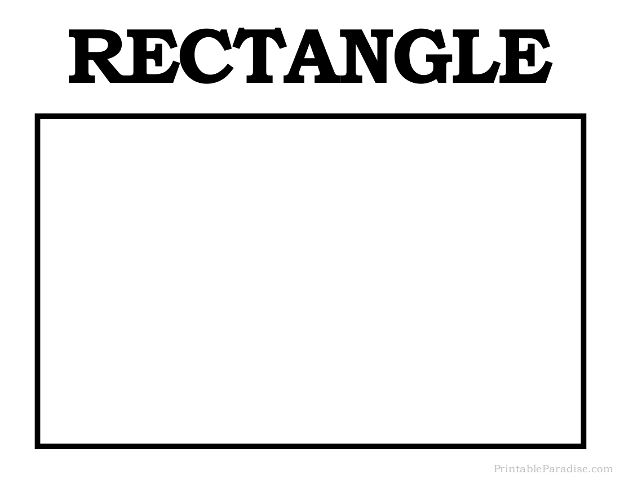
#> input picture input2.jpg, 620 x 479 px
$ python testing2.py
#> lines starting #> are read from the running program, lines starting #| are printed output that depends on the picture; after the words box and inside, x2 and y2 are one past the last pixel; in counts of white or black regions, pixels touching at a corner belong together
import cv2
import numpy as np
from matplotlib.pyplot import *

img = cv2.imread('input2.jpg')
#> img is the input picture: shape (479, 620, 3); min 0, max 255, mean 234.6
gray = cv2.cvtColor(img,cv2.COLOR_BGR2GRAY)
edges = cv2.Canny(gray,50,150,apertureSize = 3)
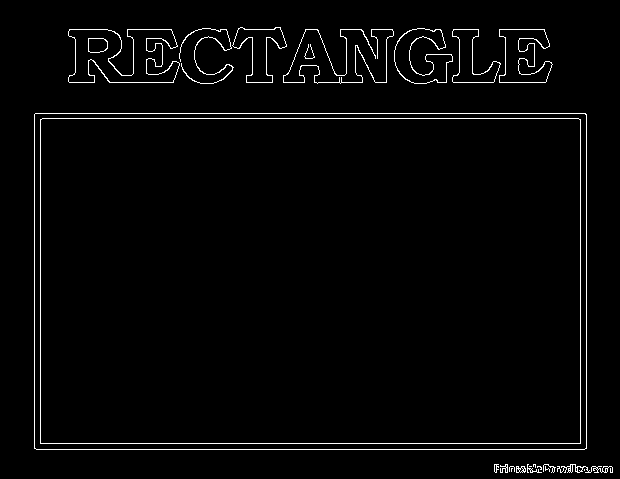
#> edges: shape (479, 620); 2.3% white in thin lines or dots, all inside (x1, y1, x2, y2) = (34, 27, 613, 473)
minLineLength = 100#was 100
maxLineGap = 10
lines = cv2.HoughLinesP(edges,1,np.pi/180,100,minLineLength,maxLineGap)
#> lines = 17 rows, first 6: [36, 449, 584, 449], [40, 443, 580, 443], [42, 118, 578, 118], [35, 113, 585, 113], [40, 442, 40, 119], [586, 448, 586, 114]
for x1,y1,x2,y2 in lines[0]:
    cv2.line(img,(x1,y1),(x2,y2),(0,255,0),2)
#> this loop made 1 pass
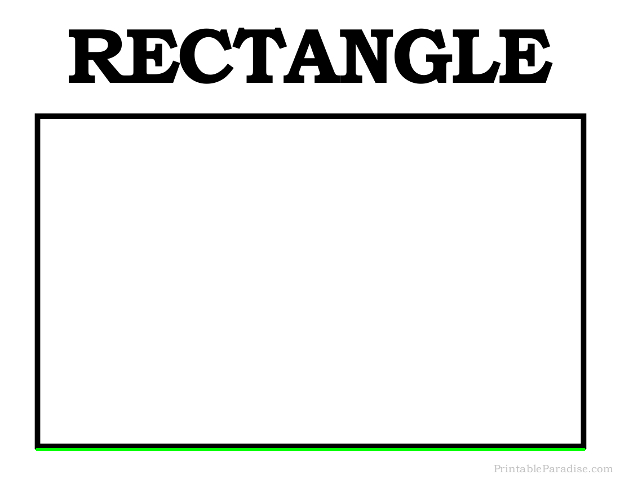
#> img: shape (479, 620, 3); 0.56% of pixels changed, all inside (x1, y1, x2, y2) = (35, 448, 586, 451)

imshow(img)
show()

$ run again, with input1.jpg copied over input2.jpg
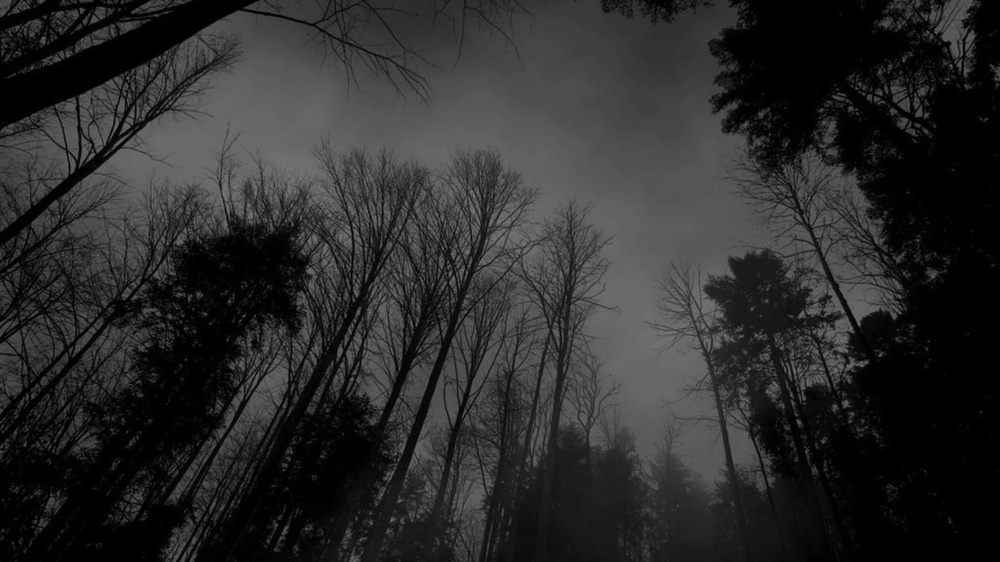
#> input picture input1.jpg, 1000 x 562 px, shrunk from 1920 x 1080 before the run
#> img is the input picture: shape (562, 1000, 3); min 0, max 123, mean 43.2
#> `edges = cv2.Canny(gray,50,150,apertureSize = 3)`:
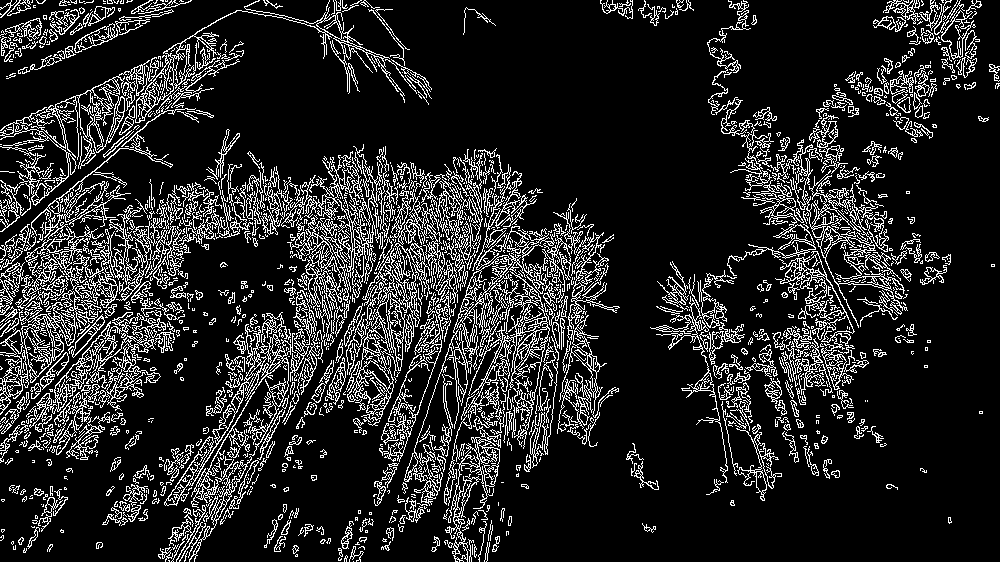
#> edges: shape (562, 1000); 14.7% white in thin lines or dots
#> lines = 14 rows, first 6: [837, 331, 849, 331], [98, 360, 108, 358], [659, 330, 671, 331], [135, 148, 146, 152], [640, 478, 652, 488], [862, 276, 879, 276]
#> the loop `for x1,y1,x2,y2 in lines[0]:` made 1 pass

$ run again, with input3.jpg copied over input2.jpg
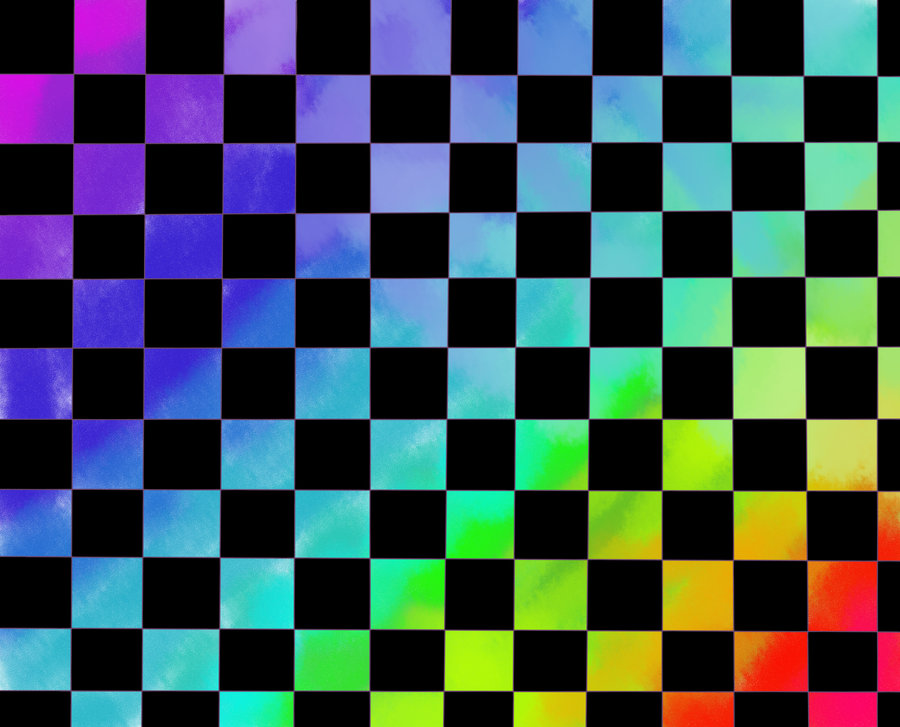
#> input picture input3.jpg, 900 x 727 px
#> img is the input picture: shape (727, 900, 3); mean B, G, R 81, 78.5, 57.6
#> `gray = cv2.cvtColor(img,cv2.COLOR_BGR2GRAY)`:
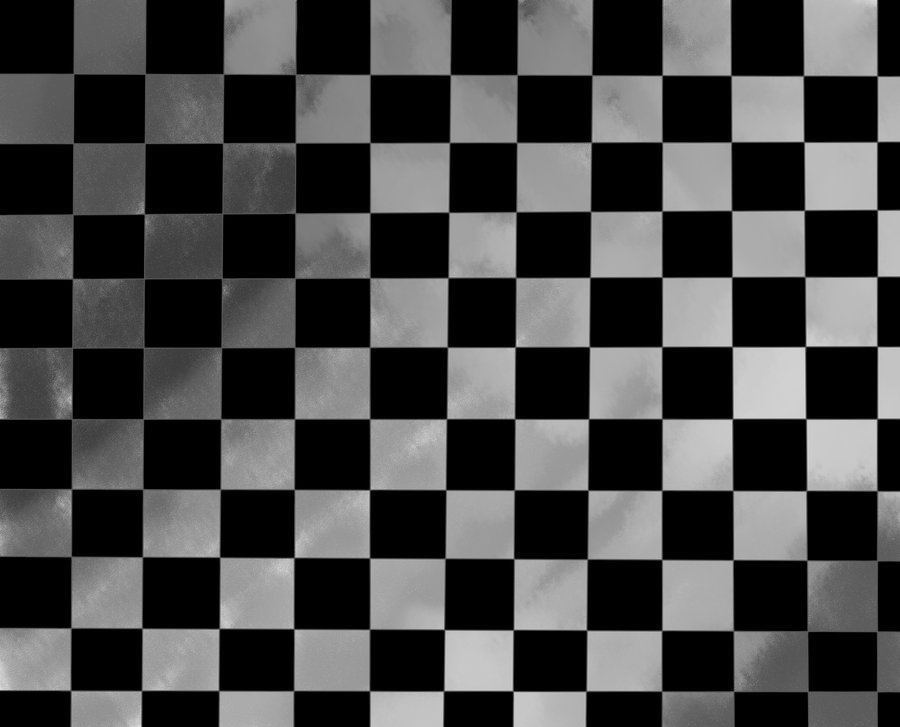
#> gray: shape (727, 900); min 0, max 221, mean 72.5
#> `edges = cv2.Canny(gray,50,150,apertureSize = 3)`:
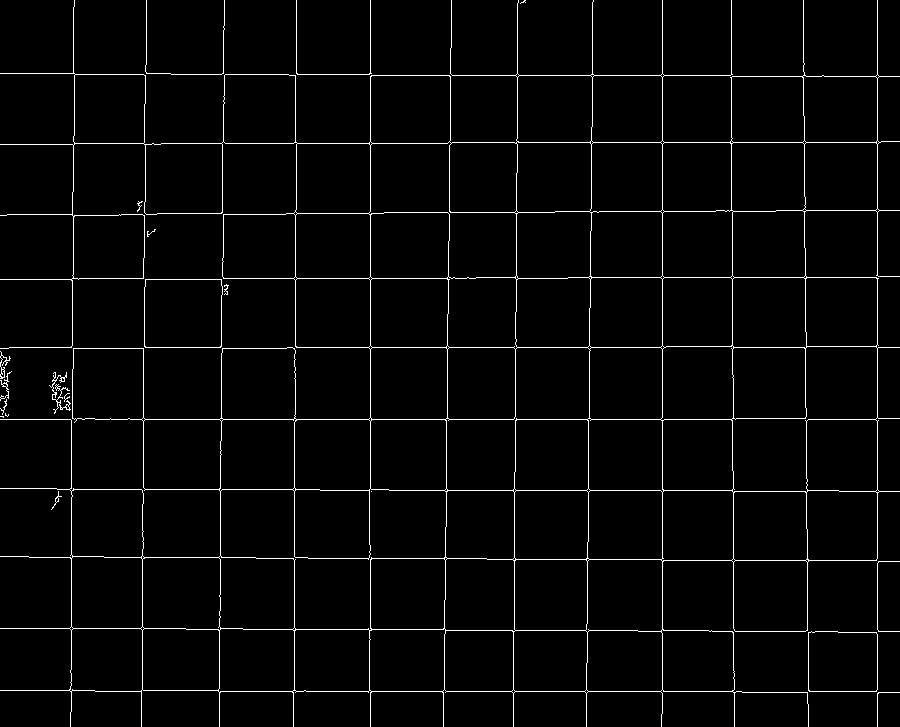
#> edges: shape (727, 900); 2.8% white in thin lines or dots
#> lines = 153 rows, first 6: [449, 419, 513, 419], [877, 417, 877, 348], [446, 691, 511, 691], [662, 489, 662, 420], [9, 347, 71, 347], [370, 211, 370, 145]
#> the loop `for x1,y1,x2,y2 in lines[0]:` made 1 pass

$ run again, with input4.jpg copied over input2.jpg
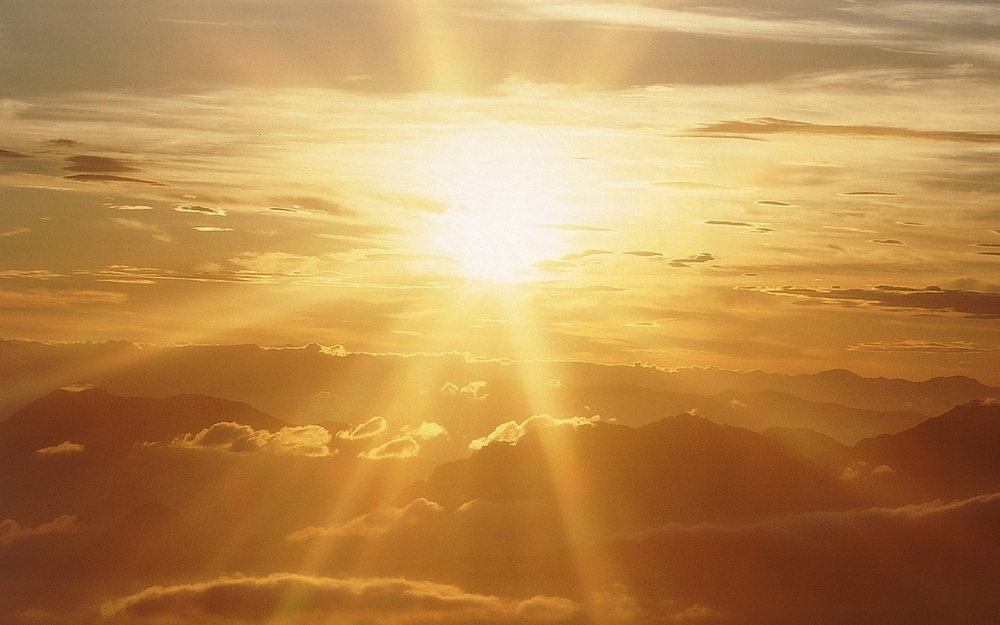
#> input picture input4.jpg, 1000 x 625 px, shrunk from 1920 x 1200 before the run
#> img is the input picture: shape (625, 1000, 3); mean B, G, R 80.6, 140.4, 187
#> `gray = cv2.cvtColor(img,cv2.COLOR_BGR2GRAY)`:
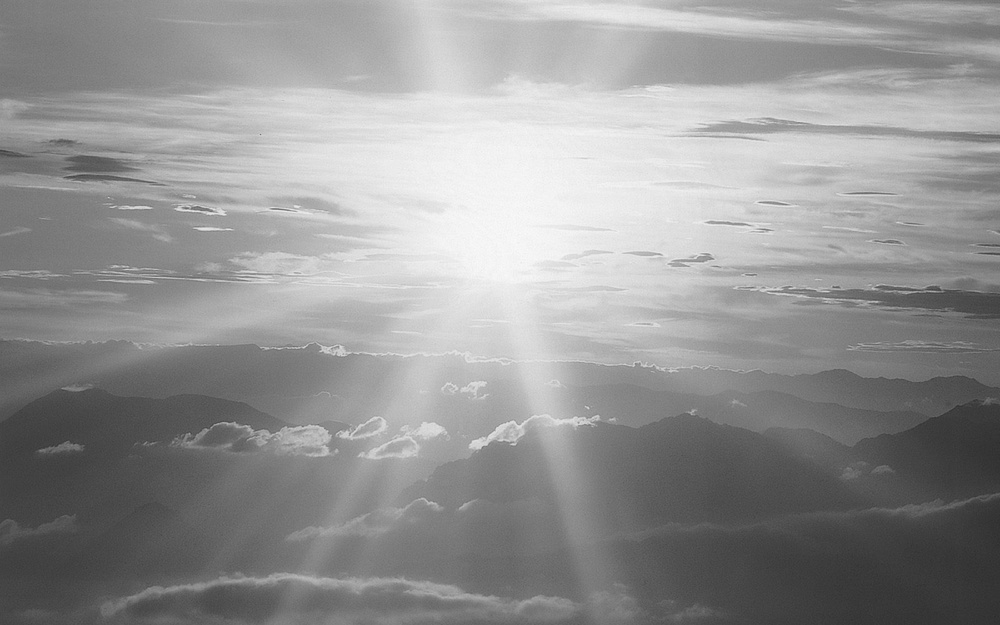
#> gray: shape (625, 1000); min 44, max 251, mean 147.6
#> `edges = cv2.Canny(gray,50,150,apertureSize = 3)`:
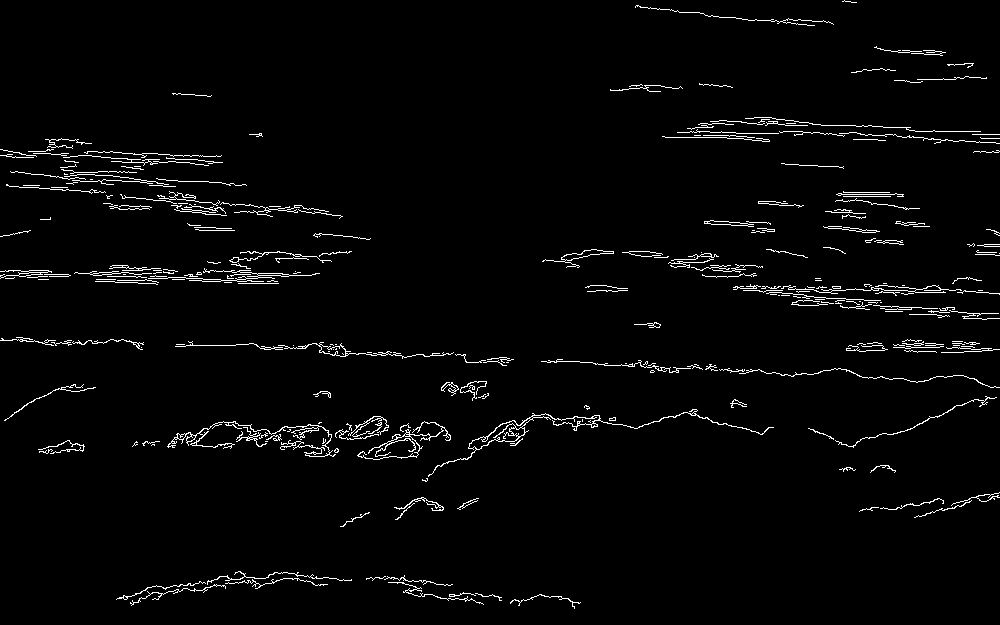
#> edges: shape (625, 1000); 2.6% white in thin lines or dots
#> lines = 84 rows, first 6: [676, 368, 690, 368], [796, 289, 813, 289], [607, 365, 620, 365], [924, 290, 940, 290], [430, 355, 443, 355], [112, 265, 122, 265]
#> the loop `for x1,y1,x2,y2 in lines[0]:` made 1 pass
